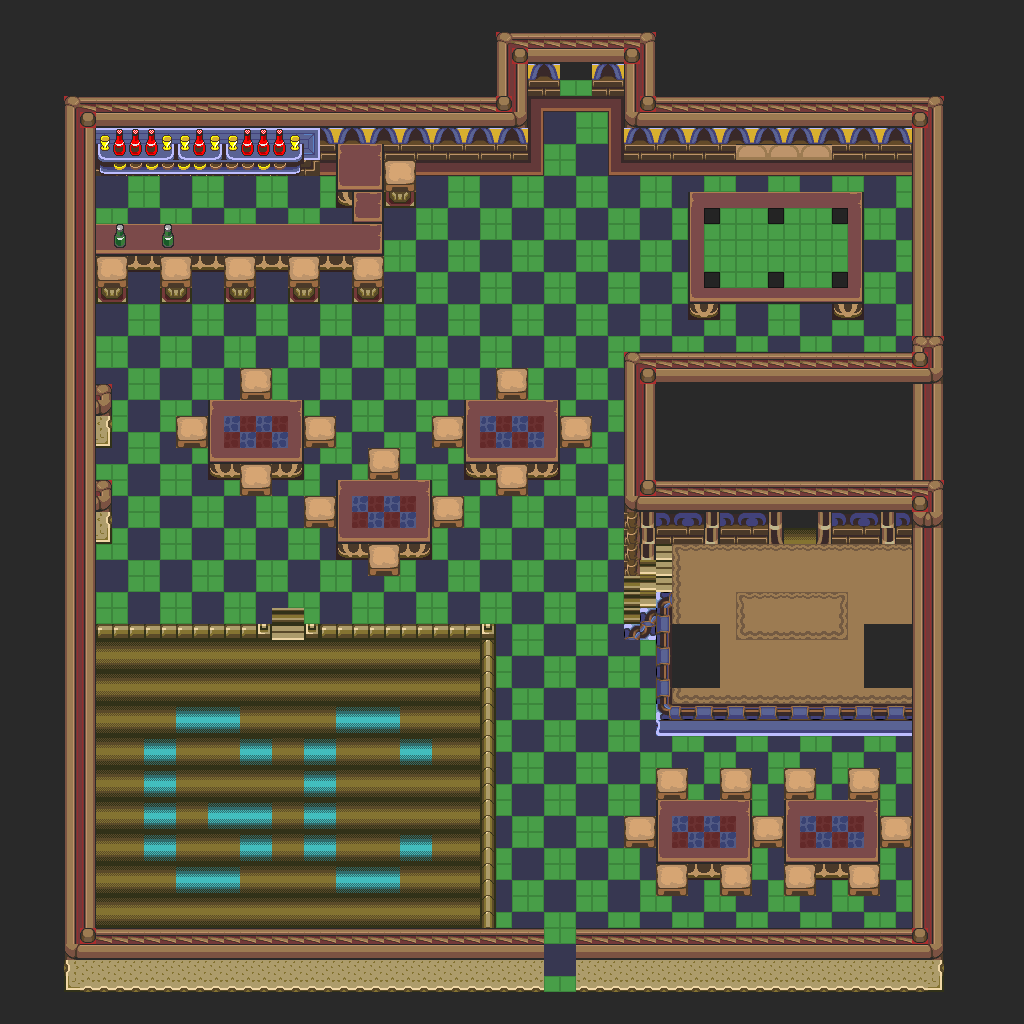

This is a level from a 2D game, rendered from its Tiled map with the project's own tilesets. A one-line summary and the map file follow, with tile-layer data summarised:
An orthogonal 64x64 tile map with 16x16 px tiles, 1 tile layer (base), 1 hidden layer not drawn and 54 objects.

<map version="1.10" tiledversion="1.12.1" orientation="orthogonal" renderorder="right-down" width="64" height="64" tilewidth="16" tileheight="16" infinite="0" nextlayerid="3" nextobjectid="55">
 <tileset firstgid="1" source="../classiciphone_pics4.tsx" />
 <layer id="1" name="base" width="64" height="64">
  <data>[4096 cells, 4096 non-empty, 109 distinct tile ids]</data>
 </layer>
 <layer id="2" name="collision" width="64" height="64" visible="0">
  <properties><property name="collision" value="true" /></properties>
  <data>[4096 cells, 2165 non-empty, 1 distinct tile ids]</data>
 </layer>
 <objectgroup id="3" name="npcs">
  <!-- 54 objects omitted --></objectgroup>
</map>
<!-- 54 of 54 objects omitted -->
